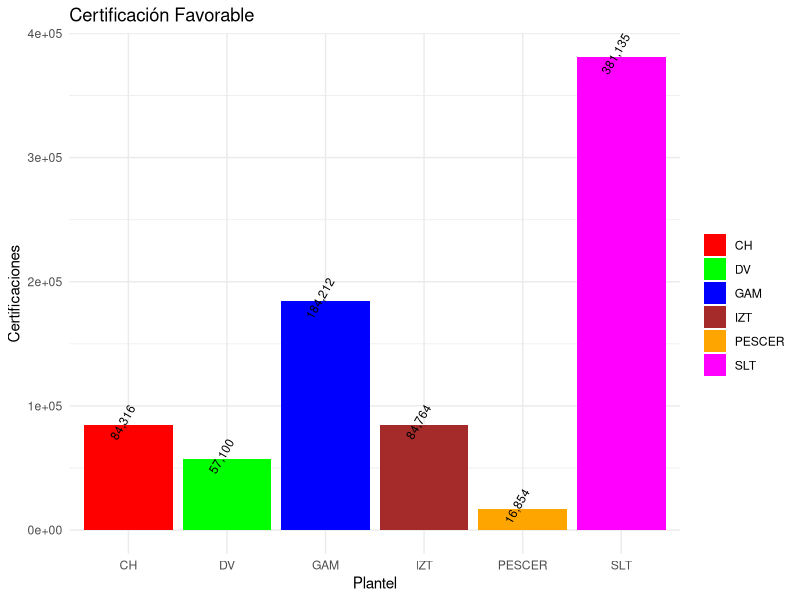
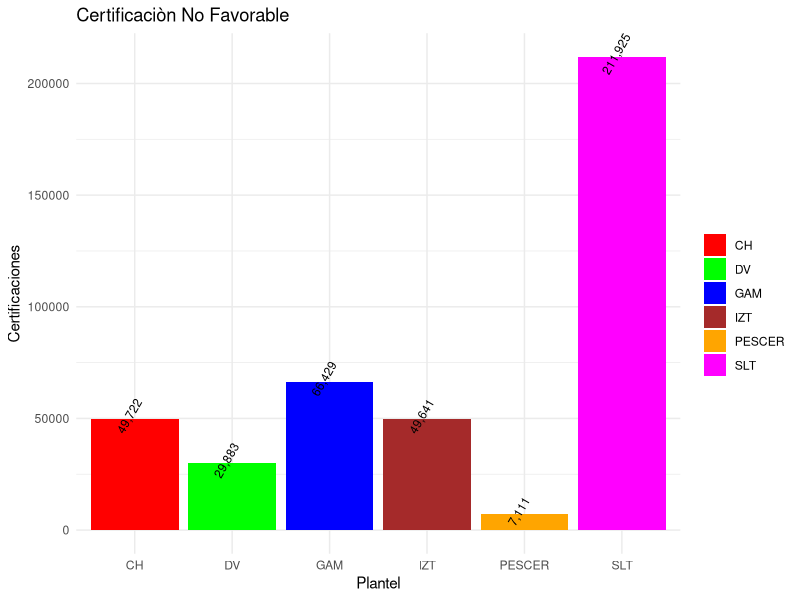

Generate these figures, in order, with R: (Note: this script raises an error after producing the figures.)
library(ggplot2)
library(scales)
# >><<>><< >><<>><< >><<>><< >><<>><< >><<>><< >><<>><< >><<>><< >><<>><< >><<>><<
# Crear un data frame a partir de la tabla
data_Plantel_FnF <- data.frame(
  Plantel = c("CH", "GAM", "DV", "IZT", "SLT", "PESCER"),
  C = c(84316, 184212, 57100, 84764, 381135, 16854),
  NC = c(49722, 66429, 29883, 49641, 211925, 7111))
# <<==>> <<==>> <<==>> <<==>> <<==>> <<==>> <<==>> <<==>> <<==>> <<==>> <<==>> <<==>>
p_F <- ggplot(data_Plantel_FnF, aes(x = Plantel, y = C, fill = Plantel)) +
  geom_bar(stat = "identity")+
  geom_text(aes(label = comma(C)), vjust = -0.2, angle = 60, size = 3) +
  labs(title = "Certificación Favorable",x = "Plantel",y = "Certificaciones" ) +
  scale_fill_manual(values = c("CH" = "red","GAM" = "blue","DV" = "green",
                               "IZT" = "brown","SLT" = "magenta","PESCER" = "orange")) +labs(fill = "") +
  theme_minimal()
print(p_F)
# <<==>> <<==>> <<==>> <<==>> <<==>> <<==>> <<==>> <<==>> <<==>> <<==>> <<==>> <<==>>
p_NF <- ggplot(data_Plantel_FnF, aes(x = Plantel, y = NC, fill = Plantel)) +
  geom_bar(stat = "identity")+
  geom_text(aes(label = comma(NC)), vjust = -0.2, angle = 60, size = 3) +
  labs(title = "Certificaciòn No Favorable",x = "Plantel",y = "Certificaciones" ) +
  scale_fill_manual(values = c("CH" = "red","GAM" = "blue","DV" = "green",
                               "IZT" = "brown","SLT" = "magenta","PESCER" = "orange")) +labs(fill = "") +
  theme_minimal()
print(p_NF)
# >><<>><< >><<>><< >><<>><< >><<>><< >><<>><< >><<>><< >><<>><< >><<>><< >><<>><<
plot_list <- list(p_F,p_NF)
grid.arrange(grobs = plot_list, ncol = 2)
ggsave("graficoCertificacionPlantelFnF.pdf", width = 8, height = 6, units = "in")